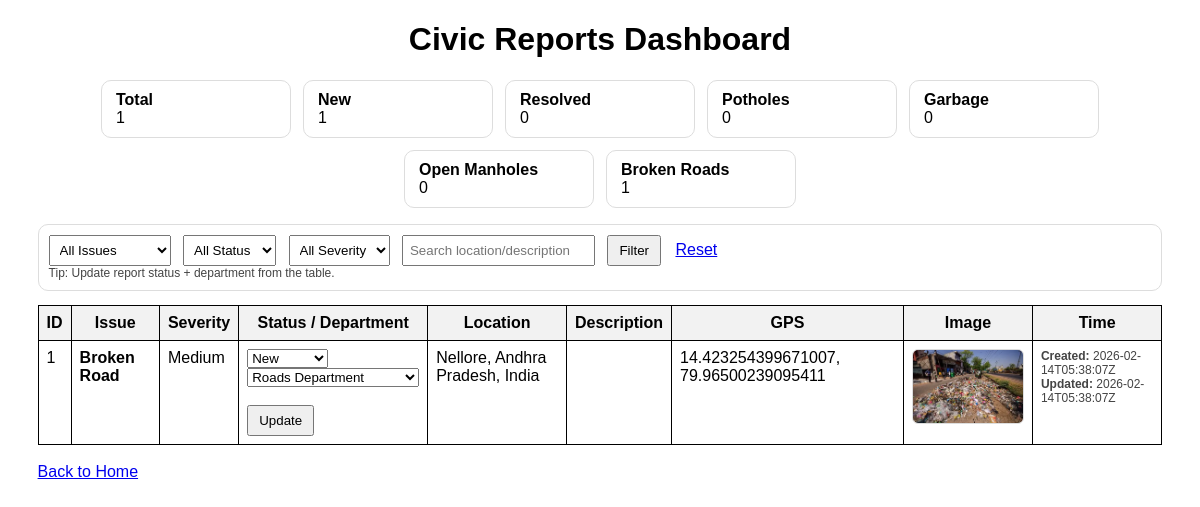
/dashboard, run on the app's committed database.
### tables this page shows
CREATE TABLE reports (
        id INTEGER PRIMARY KEY AUTOINCREMENT,
        issue TEXT,
        location TEXT,
        latitude REAL,
        longitude REAL,
        severity TEXT,
        description TEXT,
        department TEXT,
        status TEXT,
        image TEXT,
        image_hash TEXT,
        created_at TEXT,
        updated_at TEXT
    );

### app.py (the view)
@app.route("/dashboard", methods=["GET", "POST"])
def dashboard():
    q_issue = request.values.get("issue", "").strip()
    q_status = request.values.get("status", "").strip()
    q_severity = request.values.get("severity", "").strip()
    q_search = request.values.get("search", "").strip()
    where = []
    params = []
    if q_issue:
        where.append("issue = ?")
        params.append(q_issue)
    if q_status:
        where.append("status = ?")
        params.append(q_status)
    if q_severity:
        where.append("severity = ?")
        params.append(q_severity)
    if q_search:
        where.append("(location LIKE ? OR description LIKE ?)")
        params.extend([f"%{q_search}%", f"%{q_search}%"])
    where_sql = ("WHERE " + " AND ".join(where)) if where else ""
    sql = f"SELECT * FROM reports {where_sql} ORDER BY id DESC"
    conn = db()
    reports = conn.execute(sql, params).fetchall()
    all_reports = conn.execute("SELECT issue, status FROM reports").fetchall()
    conn.close()
    total = len(all_reports)
    potholes = sum(1 for r in all_reports if r["issue"] == "Pothole")
    garbage = sum(1 for r in all_reports if r["issue"] == "Garbage")
    manhole = sum(1 for r in all_reports if r["issue"] == "Open Manhole")
    road = sum(1 for r in all_reports if r["issue"] == "Broken Road")
    new_count = sum(1 for r in all_reports if r["status"] == "New")
    resolved_count = sum(1 for r in all_reports if r["status"] == "Resolved")
    return render_template(
        "dashboard.html",
        reports=reports,
        total=total,
        potholes=potholes,
        garbage=garbage,
        manhole=manhole,
        road=road,
        new_count=new_count,
        resolved_count=resolved_count,
        q_issue=q_issue,
        q_status=q_status,
        q_severity=q_severity,
        q_search=q_search
    )

### app.py (called while the page is built)
def db():
    conn = sqlite3.connect(DB_PATH)
    conn.row_factory = sqlite3.Row
    return conn

### templates/dashboard.html (shortened to what this page needs)
<!DOCTYPE html>
<html>
<head>
</head>
<body>
  <h1>Civic Reports Dashboard</h1>
  <div class="wrap">
    <div class="stats">
      <div class="card"><b>Total</b><br>{{ total }}</div>
      <div class="card"><b>New</b><br>{{ new_count }}</div>
      <div class="card"><b>Resolved</b><br>{{ resolved_count }}</div>
      <div class="card"><b>Potholes</b><br>{{ potholes }}</div>
      <div class="card"><b>Garbage</b><br>{{ garbage }}</div>
      <div class="card"><b>Open Manholes</b><br>{{ manhole }}</div>
      <div class="card"><b>Broken Roads</b><br>{{ road }}</div>
    </div>
    <div class="filters">
      <form method="get" action="/dashboard">
        <select name="issue">
          <option value="">All Issues</option>
        </select>
        <select name="status">
          <option value="">All Status</option>
        </select>
        <select name="severity">
          <option value="">All Severity</option>
        </select>
        <input type="text" name="search" value="{{ q_search }}" placeholder="Search location/description">
        <button type="submit">Filter</button>
        <a href="/dashboard" style="margin-left:10px;">Reset</a>
      </form>
      <div class="small">Tip: Update report status + department from the table.</div>
    </div>
    <table>
      <tr>
        <th>ID</th>
        <th>Issue</th>
        <th>Severity</th>
        <th>Status / Department</th>
        <th>Location</th>
        <th>Description</th>
        <th>GPS</th>
        <th>Image</th>
        <th>Time</th>
      </tr>
      {% for r in reports %}
      <tr>
        <td>{{ r['id'] }}</td>
        <td><b>{{ r['issue'] }}</b></td>
        <td>{{ r['severity'] }}</td>
        <td>
          <form class="inline" method="post" action="/update_status/{{ r['id'] }}">
            <select name="status">
              <option {{ 'selected' if r['status']=='New' else '' }}>New</option>
            </select>
            <br>
            <select name="department">
              <option {{ 'selected' if r['department']=='Roads Department' else '' }}>Roads Department</option>
            </select>
            <br><br>
            <button type="submit">Update</button>
          </form>
        </td>
        <td>{{ r['location'] }}</td>
        <td>{{ r['description'] }}</td>
        <td>
          {% if r['latitude'] and r['longitude'] %}
            {{ r['latitude'] }}, {{ r['longitude'] }}
          {% else %}
            -
          {% endif %}
        </td>
        <td>
          <img src="{{ url_for('static', filename='uploads/' + r['image']) }}" width="110">
        </td>
        <td class="small">
          <div><b>Created:</b> {{ r['created_at'] }}</div>
          <div><b>Updated:</b> {{ r['updated_at'] }}</div>
        </td>
      </tr>
      {% endfor %}
    </table>
    <br>
    <a href="/">Back to Home</a>
  </div>
</body>
</html>

### templates/dashboard.html (style rules this page uses)
body { background: white; font-family: Arial, sans-serif; color: black; }
h1 { text-align:center; }
.wrap { width: 95%; margin: 20px auto; }
.stats { display:flex; gap:12px; flex-wrap: wrap; justify-content: center; margin-bottom: 16px; }
.card { border:1px solid #ddd; border-radius: 10px; padding: 10px 14px; min-width: 160px; }
table { width: 100%; border-collapse: collapse; }
th, td { border: 1px solid black; padding: 8px; vertical-align: top; }
th { background: #f2f2f2; }
img { border-radius: 6px; border:1px solid #ddd; }
.filters { border:1px solid #ddd; border-radius: 10px; padding: 10px; margin-bottom: 14px; }
.filters input, .filters select { padding: 6px; margin-right: 8px; }
.small { font-size: 12px; color: #444; }
form.inline { display:inline-block; margin:0; }
button { padding: 6px 10px; cursor:pointer; }

### data on the page
reports: id "1", issue "Broken Road", severity "Medium", location "Nellore, Andhra Pradesh, India", latitude "14.423254399671007", longitude "79.96500239095411", image (picture), created_at "2026-02-14T05:38:07Z", updated_at "2026-02-14T05:38:07Z"

### other printed values
{{ total }} "1"
{{ new_count }} "1"
{{ resolved_count }} "0"
{{ potholes }} "0"
{{ garbage }} "0"
{{ manhole }} "0"
{{ road }} "1"
